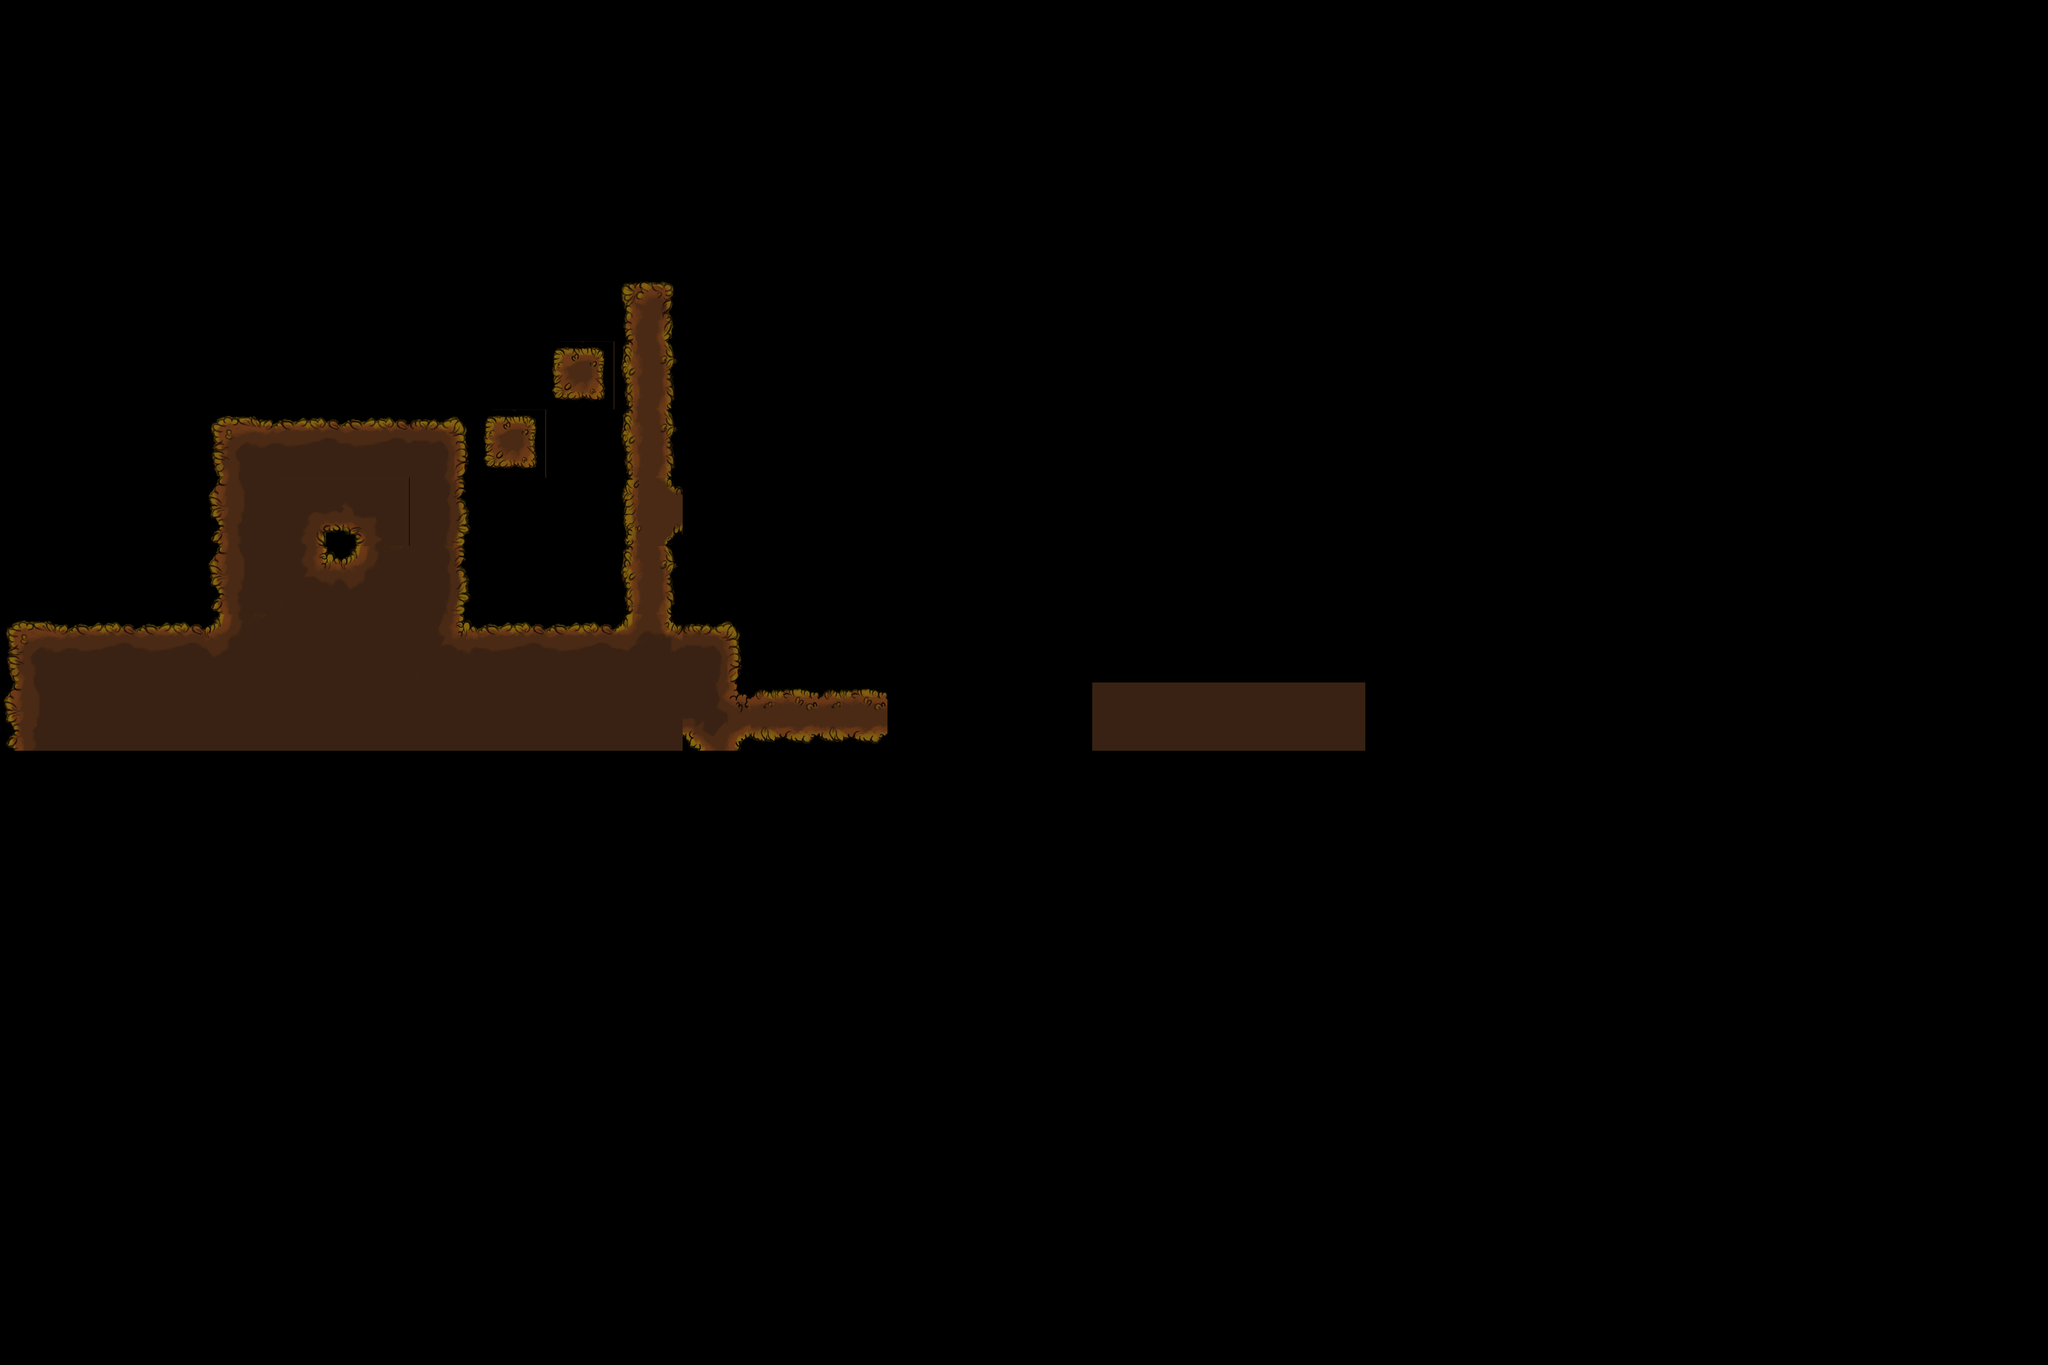

This game map was drawn from its Tiled (.tmx) file and the tilesets committed beside it. A one-line description and the full map source follow:
An orthogonal 30x20 tile map with 128x128 px tiles, 2 tile layers (Tile Layer 1, collision), 2 tilesets.

<map version="1.10" tiledversion="1.11.0" orientation="orthogonal" renderorder="right-down" width="30" height="20" tilewidth="128" tileheight="128" infinite="0" nextlayerid="3" nextobjectid="1">
 <editorsettings>
  <export target="../../level.tmx" format="tmx" />
 </editorsettings>
 <tileset firstgid="1" source="maya.tsx" />
 <tileset firstgid="49" source="collision.tsx" />
 <layer id="1" name="Tile Layer 1" width="30" height="20">
  <data encoding="csv">
0,0,0,0,0,0,0,0,0,0,0,0,0,0,0,0,0,0,0,0,0,0,0,0,0,0,0,0,0,0,
0,0,0,0,0,0,0,0,0,0,0,0,0,0,0,0,0,0,0,0,0,0,0,0,0,0,0,0,0,0,
0,0,0,0,0,0,0,0,0,0,0,0,0,0,0,0,0,0,0,0,0,0,0,0,0,0,0,0,0,0,
0,0,0,0,0,0,0,0,0,0,0,0,0,0,0,0,0,0,0,0,0,0,0,0,0,0,0,0,0,0,
0,0,0,0,0,0,0,0,0,1,0,0,0,0,0,0,0,0,0,0,0,0,0,0,0,0,0,0,0,0,
0,0,0,0,0,0,0,0,44,13,0,0,0,0,0,0,0,0,0,0,0,0,0,0,0,0,0,0,0,0,
0,0,0,10,11,11,12,44,0,13,0,0,0,0,0,0,0,0,0,0,0,0,0,0,0,0,0,0,0,0,
0,0,0,22,47,48,24,0,0,14,0,0,0,0,0,0,0,0,0,0,0,0,0,0,0,0,0,0,0,0,
0,0,0,22,45,46,24,0,0,13,0,0,0,0,0,0,0,0,0,0,0,0,0,0,0,0,0,0,0,0,
10,11,11,46,23,23,45,11,11,5,12,0,0,0,0,0,0,0,0,0,0,0,0,0,0,0,0,0,0,0,
22,23,23,23,23,23,23,23,23,23,41,38,38,0,0,0,23,23,23,23,0,0,0,0,0,0,0,0,0,0,
0,0,0,0,0,0,0,0,0,0,0,0,0,0,0,0,0,0,0,0,0,0,0,0,0,0,0,0,0,0,
0,0,0,0,0,0,0,0,0,0,0,0,0,0,0,0,0,0,0,0,0,0,0,0,0,0,0,0,0,0,
0,0,0,0,0,0,0,0,0,0,0,0,0,0,0,0,0,0,0,0,0,0,0,0,0,0,0,0,0,0,
0,0,0,0,0,0,0,0,0,0,0,0,0,0,0,0,0,0,0,0,0,0,0,0,0,0,0,0,0,0,
0,0,0,0,0,0,0,0,0,0,0,0,0,0,0,0,0,0,0,0,0,0,0,0,0,0,0,0,0,0,
0,0,0,0,0,0,0,0,0,0,0,0,0,0,0,0,0,0,0,0,0,0,0,0,0,0,0,0,0,0,
0,0,0,0,0,0,0,0,0,0,0,0,0,0,0,0,0,0,0,0,0,0,0,0,0,0,0,0,0,0,
0,0,0,0,0,0,0,0,0,0,0,0,0,0,0,0,0,0,0,0,0,0,0,0,0,0,0,0,0,0,
0,0,0,0,0,0,0,0,0,0,0,0,0,0,0,0,0,0,0,0,0,0,0,0,0,0,0,0,0,0
</data>
 </layer>
 <layer id="2" name="collision" width="30" height="20">
  <data encoding="csv">
0,0,0,0,0,0,0,0,0,0,0,0,0,0,0,0,0,0,0,0,0,0,0,0,0,0,0,0,0,0,
0,0,0,0,0,0,0,0,0,0,0,0,0,0,0,0,0,0,0,0,0,0,0,0,0,0,0,0,0,0,
0,0,0,0,0,0,0,0,0,0,0,0,0,0,0,0,0,0,0,0,0,0,0,0,0,0,0,0,0,0,
0,0,0,0,0,0,0,0,0,0,0,0,0,0,0,0,0,0,0,0,0,0,0,0,0,0,0,0,0,0,
0,0,0,0,0,0,0,0,0,0,0,0,0,0,0,0,0,0,0,0,0,0,0,0,0,0,0,0,0,0,
0,0,0,0,0,0,0,0,0,0,0,0,0,0,0,0,0,0,0,0,0,0,0,0,0,0,0,0,0,0,
0,0,0,0,0,0,0,0,0,0,0,0,0,0,0,0,0,0,0,0,0,0,0,0,0,0,0,0,0,0,
0,0,0,0,0,0,0,0,0,0,0,0,0,0,0,0,0,0,0,0,0,0,0,0,0,0,0,0,0,0,
0,0,0,0,0,0,0,0,0,0,0,0,0,0,0,0,0,0,0,0,0,0,0,0,0,0,0,0,0,0,
0,0,0,0,0,0,0,0,0,0,0,0,0,0,0,0,0,0,0,0,0,0,0,0,0,0,0,0,0,0,
0,0,0,0,0,0,0,0,0,0,0,0,0,0,0,0,0,0,0,0,0,0,0,0,0,0,0,0,0,0,
0,0,0,0,0,0,0,0,0,0,0,0,0,0,0,0,0,0,0,0,0,0,0,0,0,0,0,0,0,0,
0,0,0,0,0,0,0,0,0,0,0,0,0,0,0,0,0,0,0,0,0,0,0,0,0,0,0,0,0,0,
0,0,0,0,0,0,0,0,0,0,0,0,0,0,0,0,0,0,0,0,0,0,0,0,0,0,0,0,0,0,
0,0,0,0,0,0,0,0,0,0,0,0,0,0,0,0,0,0,0,0,0,0,0,0,0,0,0,0,0,0,
0,0,0,0,0,0,0,0,0,0,0,0,0,0,0,0,0,0,0,0,0,0,0,0,0,0,0,0,0,0,
0,0,0,0,0,0,0,0,0,0,0,0,0,0,0,0,0,0,0,0,0,0,0,0,0,0,0,0,0,0,
0,0,0,0,0,0,0,0,0,0,0,0,0,0,0,0,0,0,0,0,0,0,0,0,0,0,0,0,0,0,
0,0,0,0,0,0,0,0,0,0,0,0,0,0,0,0,0,0,0,0,0,0,0,0,0,0,0,0,0,0,
0,0,0,0,0,0,0,0,0,0,0,0,0,0,0,0,0,0,0,0,0,0,0,0,0,0,0,0,0,0
</data>
 </layer>
</map>
